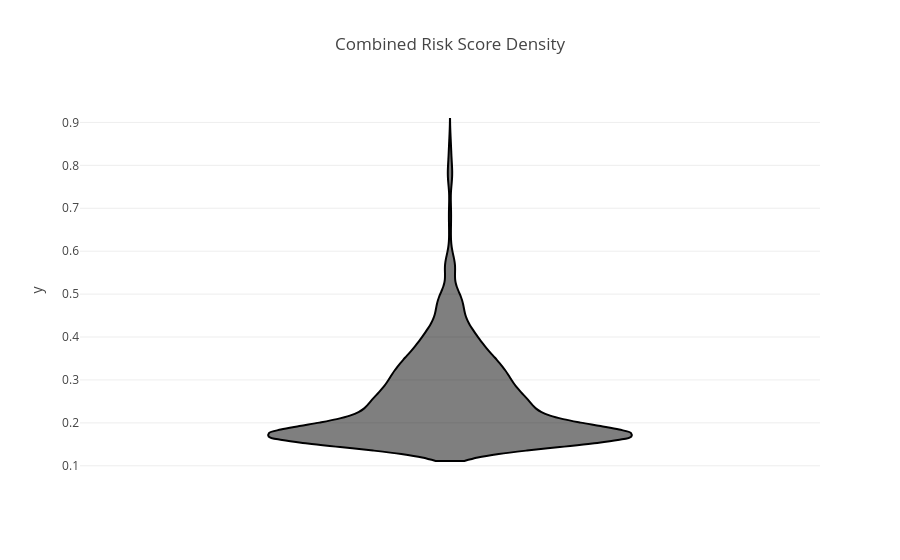

This figure's notebook cell:
### Code cell
fig = px.violin(
    y=scores,
    box=False,
    points=False,
    title="Combined Risk Score Density"
)
fig.show()

### Figure 1 — Plotly figure (JSON) as saved in the notebook; plotly's stock layout.template omitted (floating-point values rounded to 4 significant figures; data arrays with more than 128 entries replaced by an {"elided": "..."} marker saying what was removed)
{"data": [{"alignmentgroup": "True", "box": {"visible": false}, "hovertemplate": "y=%{y}<extra></extra>", "legendgroup": "", "marker": {"color": "#000001"}, "name": "", "offsetgroup": "", "orientation": "v", "points": false, "scalegroup": "True", "showlegend": false, "type": "violin", "x0": " ", "xaxis": "x", "y": {"elided": "1861 float values"}, "y0": " ", "yaxis": "y"}], "layout": {"legend": {"tracegroupgap": 0}, "title": {"text": "Combined Risk Score Density"}, "violinmode": "group", "xaxis": {"anchor": "y", "domain": [0, 1]}, "yaxis": {"anchor": "x", "domain": [0, 1], "title": {"text": "y"}}}}
